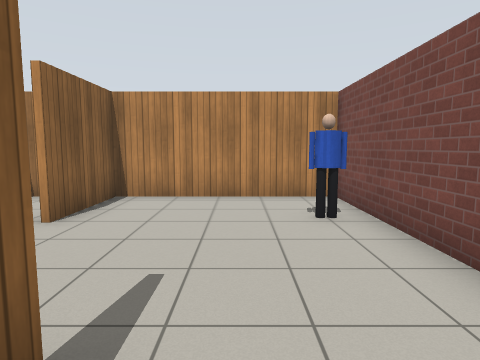
View 1 (above)

24 first-person views from a walk through a Gazebo world. The camera is 1.2 m above the floor, tilts 6° down and sees 75° across. The floor is counted in squares, 1 m on a side. Each view is taken from the middle of a square. On the plan, view 1 faces up. The plan holds only what a view shows up to about 13 squares ahead; the rest is blank. Simple patterns stand in for the simulator's built-in surfaces. Some stock models are drawn as simple stand-ins.

View 2
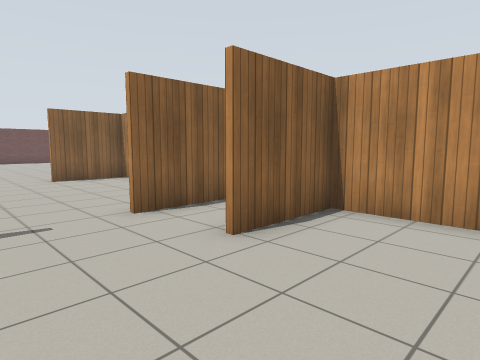

View 3
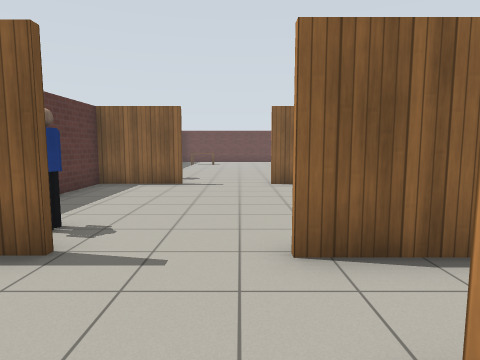

View 4
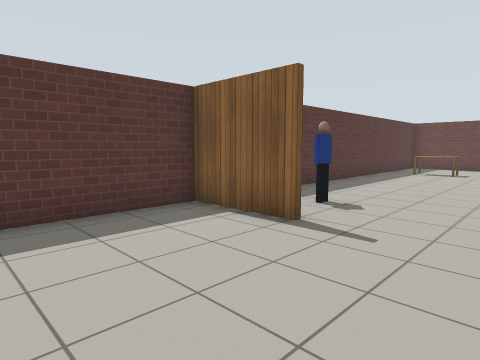

View 5
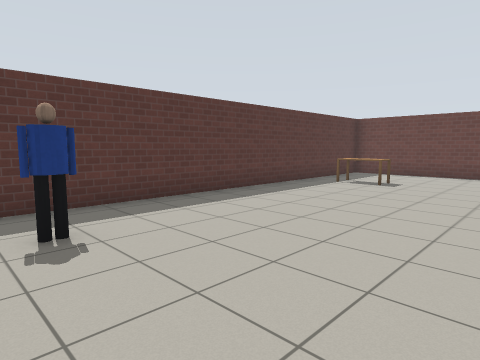

View 6
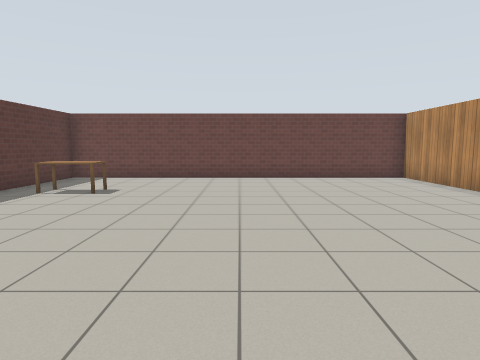

View 7
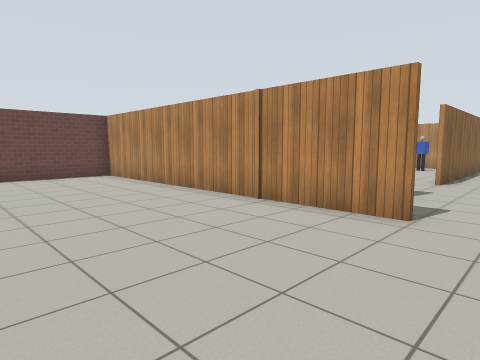

View 8
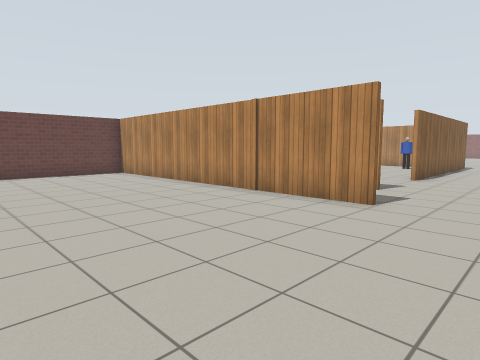

View 9
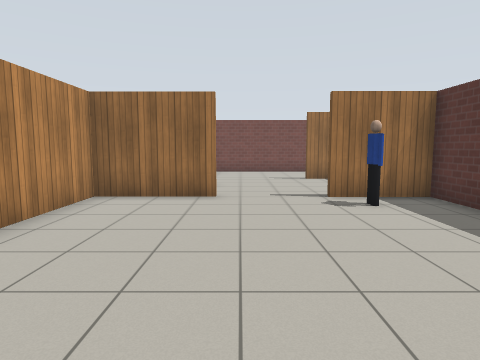

View 10
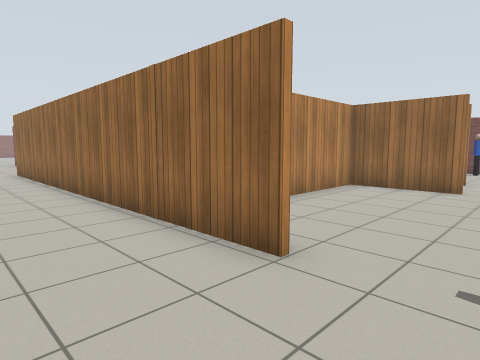

View 11
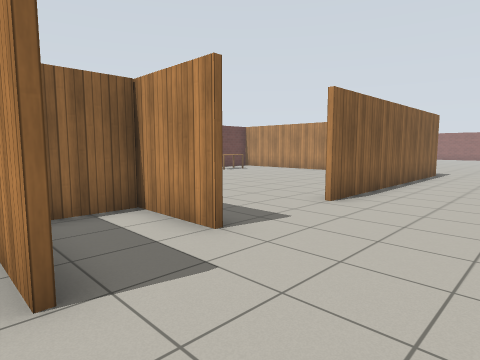

View 12
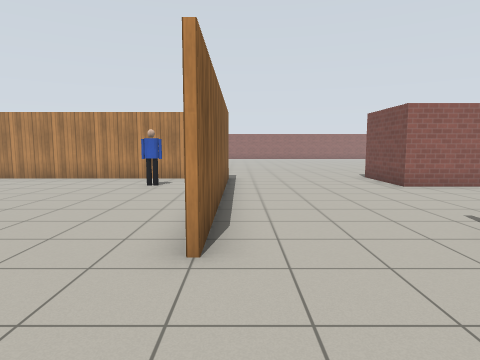

View 13
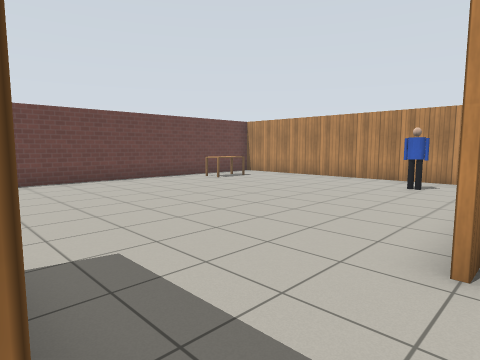

View 14
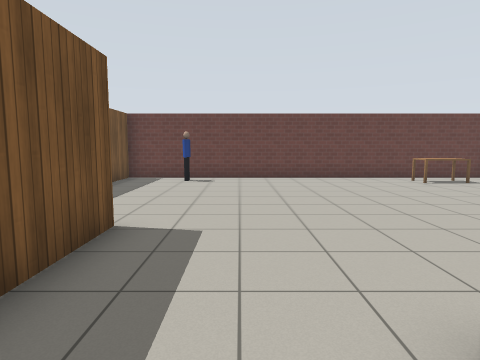

View 15
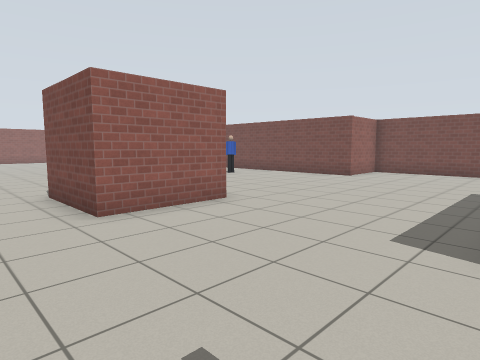

View 16
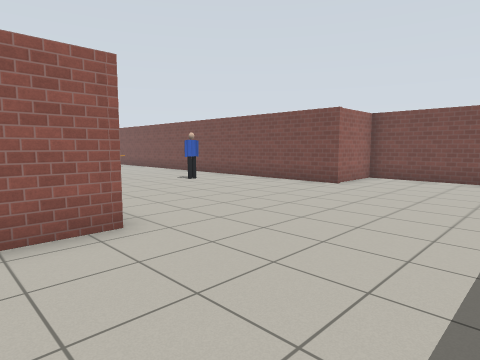

View 17
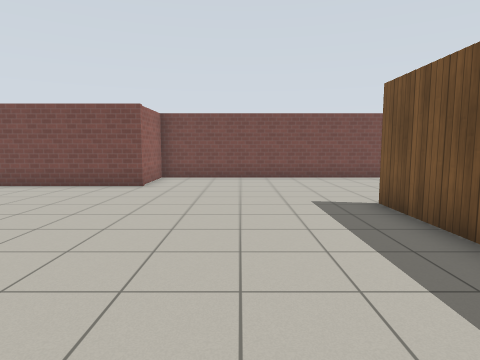

View 18
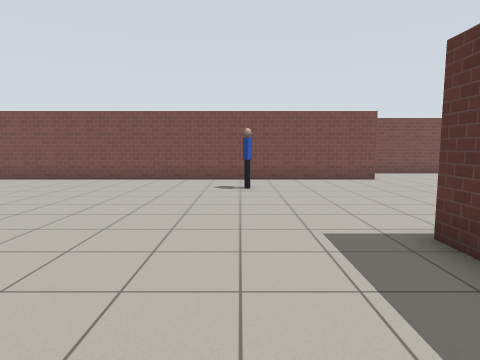

View 19
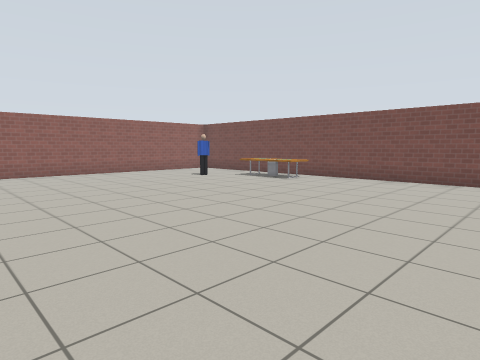

View 20
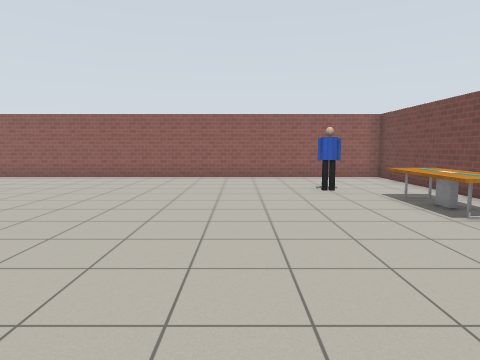

View 21
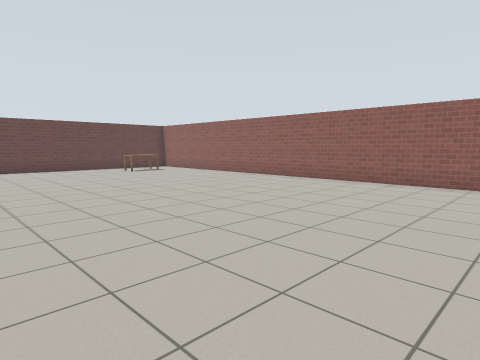

View 22
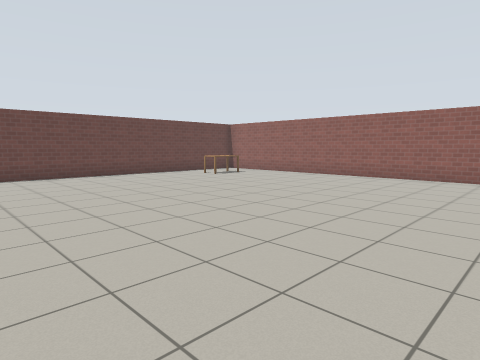

View 23
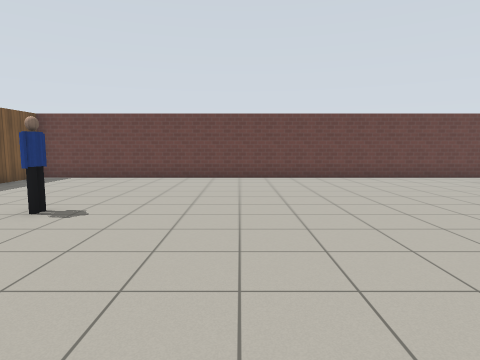

View 24
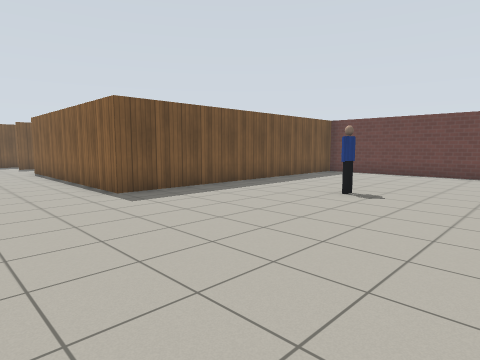

### Floor plan
Points are (right, up) in squares from view 1. A wall is a line through its corners. A room is listed if a view was taken in it or the views show most of it. See-through windows are left out.
Room 1 (views 1, 2, 3, 4, 5, 6, 7, 8, 9, 10)
walls: (-12.3, 5) (-12.3, 11.5); (-12.2, 7.6) (-12.2, 5); (-12.2, 2.1) (-12.2, -0.6) (-8.6, -0.6); (-15.5, 12.5) (-27.4, 12.5); (-5.4, 4.5) (-5.4, 7.6) (-8.8, 7.6); (-7.1, -0.6) (-5.4, -0.6) (-5.4, 1.9); (-5.3, 6.9) (-5.3, 4.5); (-5.3, 1.9) (-5.3, 1.3); (-1.1, 0.6) (-1.1, 1.5); (-27.4, 13) (-27.4, -0.6) (-13.8, -0.6); (2.3, 2.9) (2.3, 7.6) (-3, 7.6) (-3, 4.9)
ways out: opening at (-14, 12.3) to room 2
objects: table (-24, 1) to (-23, 2); person (-14, 2); person (-7, 1) to (-6, 1); person (1, 5)
Room 2 (views 11, 12, 13, 14, 15, 16, 17, 18, 19, 20, 21, 22, 23, 24)
walls: (-8.9, 27.5) (-8, 27.5); (-7.9, 24.5) (-11, 24.5) (-11, 27.5); (-6.3, 19) (-3.4, 19); (-23.6, 27.1) (-16.4, 27.1) (-16.4, 18.3); (-0.4, 41.1) (-0.4, 46.6) (-20, 46.6); (-27, 27.1) (-25.3, 27.1); (-16.4, 14.9) (-18.8, 14.9) (-18.8, 13.2); (-12.3, 11.5) (-12.3, 18.9); (2.3, 16.4) (2.3, 25.1) (-0.4, 25.1) (-0.4, 39); (-27.4, 44.5) (-27.4, 27.1)
ways out: opening at (-14, 12.3) to room 1; opening at (-16.7, 17) to room 3; opening at (-10.5, 19)
objects: person (-21, 31); person (-4, 43) to (-3, 43); person (-3, 30); table (-2, 39) to (-1, 41)
Room 3 (no view inside)
walls: (-19.8, 15.1) (-17.4, 15.1); (-18, 26.9) (-25.3, 26.9); (-27.4, 26.6) (-27.4, 13); (-27.4, 12.6) (-25.6, 12.6)
ways out: opening at (-16.7, 17) to room 2
objects: person (-26, 15); table (-26, 23) to (-26, 24); person (-19, 25)

Where each view was taken, in squares from view 1:
view 1: 0 up, 0 right, facing up
view 2: 2 up, 0 right, facing up-left
view 3: 4 up, 2 left, facing left
view 4: 5 up, 8 left, facing down-left
view 5: 6 up, 13 left, facing down-left
view 6: 6 up, 15 left, facing left
view 7: 7 up, 14 left, facing up-left
view 8: 6 up, 13 left, facing up-left
view 9: 4 up, 13 left, facing right
view 10: 3 up, 15 left, facing up-right
view 11: 12 up, 13 left, facing up-left
view 12: 15 up, 16 left, facing up
view 13: 15 up, 16 left, facing up-left
view 14: 17 up, 15 left, facing left
view 15: 19 up, 13 left, facing up-right
view 16: 20 up, 10 left, facing up-right
view 17: 22 up, 10 left, facing right
view 18: 30 up, 12 left, facing right
view 19: 32 up, 12 left, facing up-right
view 20: 34 up, 6 left, facing up
view 21: 36 up, 10 left, facing up-left
view 22: 34 up, 14 left, facing up-left
view 23: 35 up, 15 left, facing left
view 24: 35 up, 13 left, facing down-left
